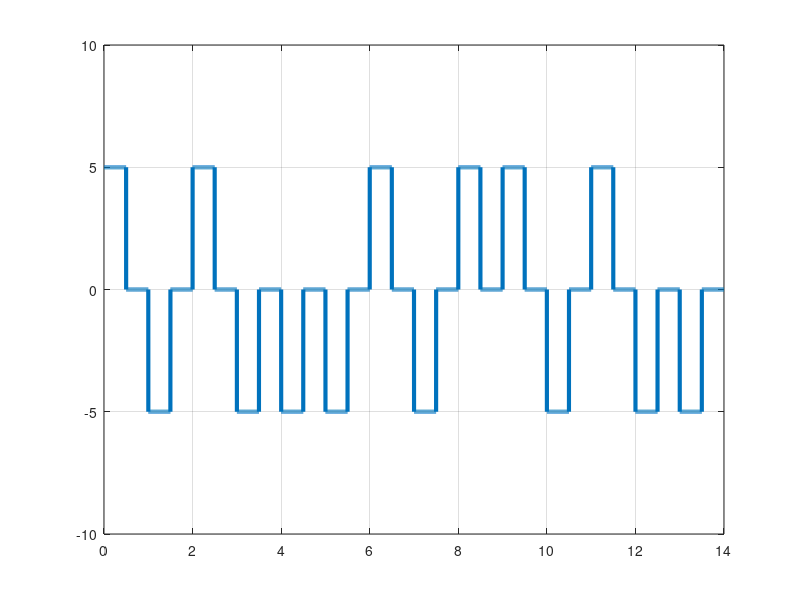

This chart was generated by the following MATLAB code:
clc;    %clear command line
clear all;  %clear variables
close all;  %clear figures 

bits = [1 0 1 0 0 0 1 0 1 1 0 1 0 0];

%Modulation :

bitRate = 1;
voltage = 5;

samplingRate = 1000;
samplingTime = 1/samplingRate;
endTime = length(bits)/bitRate;
time = 0:samplingTime:endTime;

index = 1;
modulation = [];

for i = 1:length(time)
    if(bits(index) == 1)
        modulation(i) = voltage;
    else
        modulation(i) = -voltage;
    end
    if(time(i)*bitRate >= index-1/2)
        modulation(i) = 0;
    end
    if(time(i)*bitRate >= index)
        index = index+1;
    end
end

plot(time,modulation,'LineWidth',3);
axis([0 endTime -voltage-5 voltage+5]);
grid on;

%Demodulation : 

index = 1;
demodulation = [];

for i = 1:length(modulation)
    if(modulation(i) == voltage)
        demodulation(index) = 1;
    end
    if(modulation(i) == -voltage)
        demodulation(index) = 0;
    end
    if(time(i)*bitRate >= index)
        index = index+1;
    end
end

disp(demodulation);